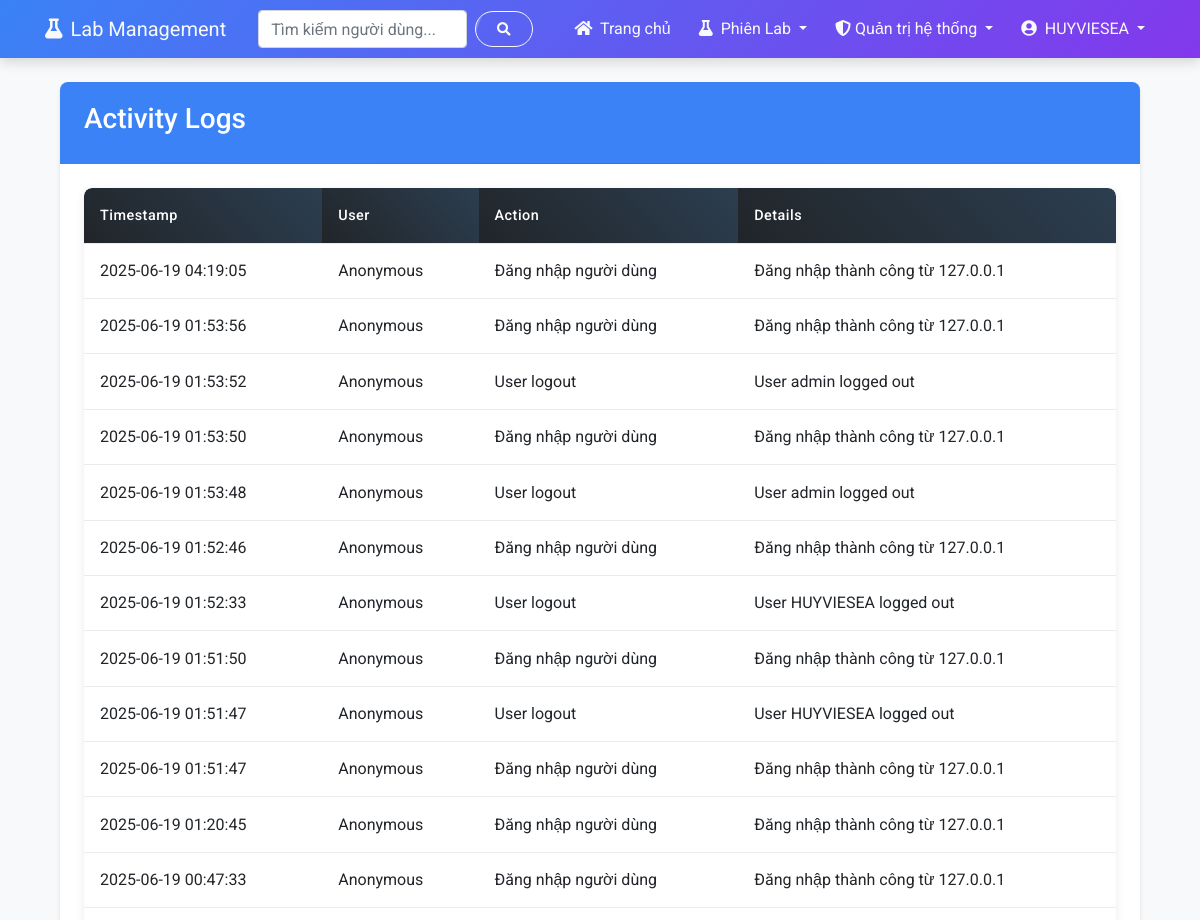
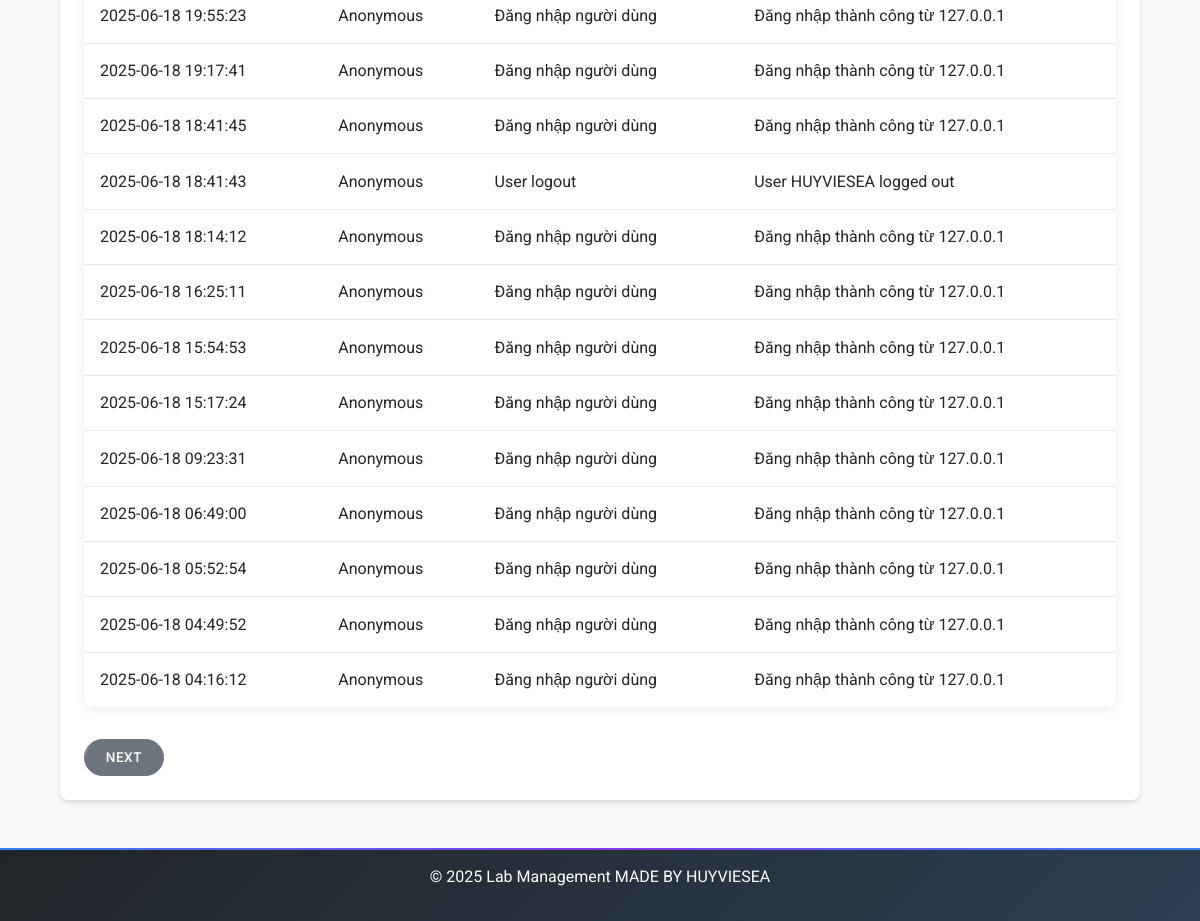
Page /admin/activity-logs (signed in) on the earlier database version (2 pictures, top to bottom).
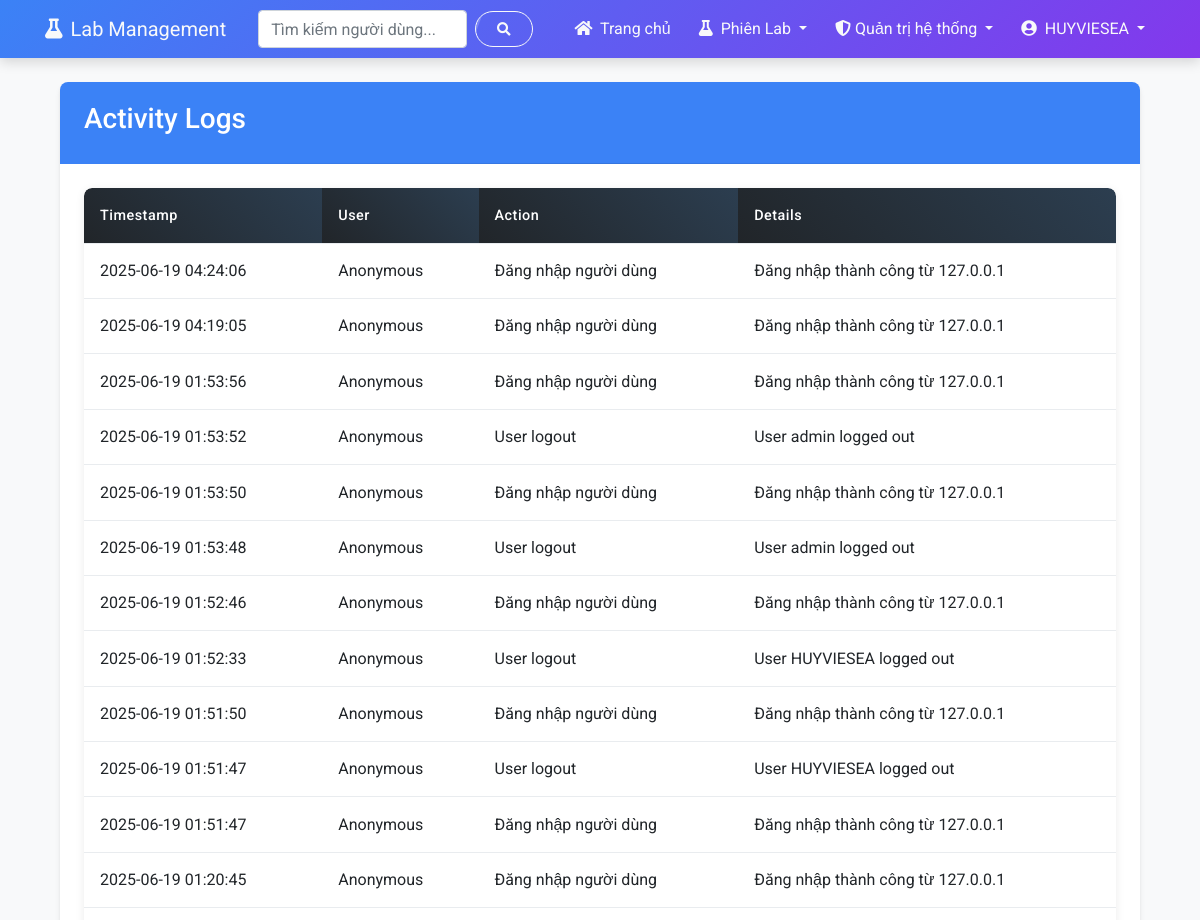
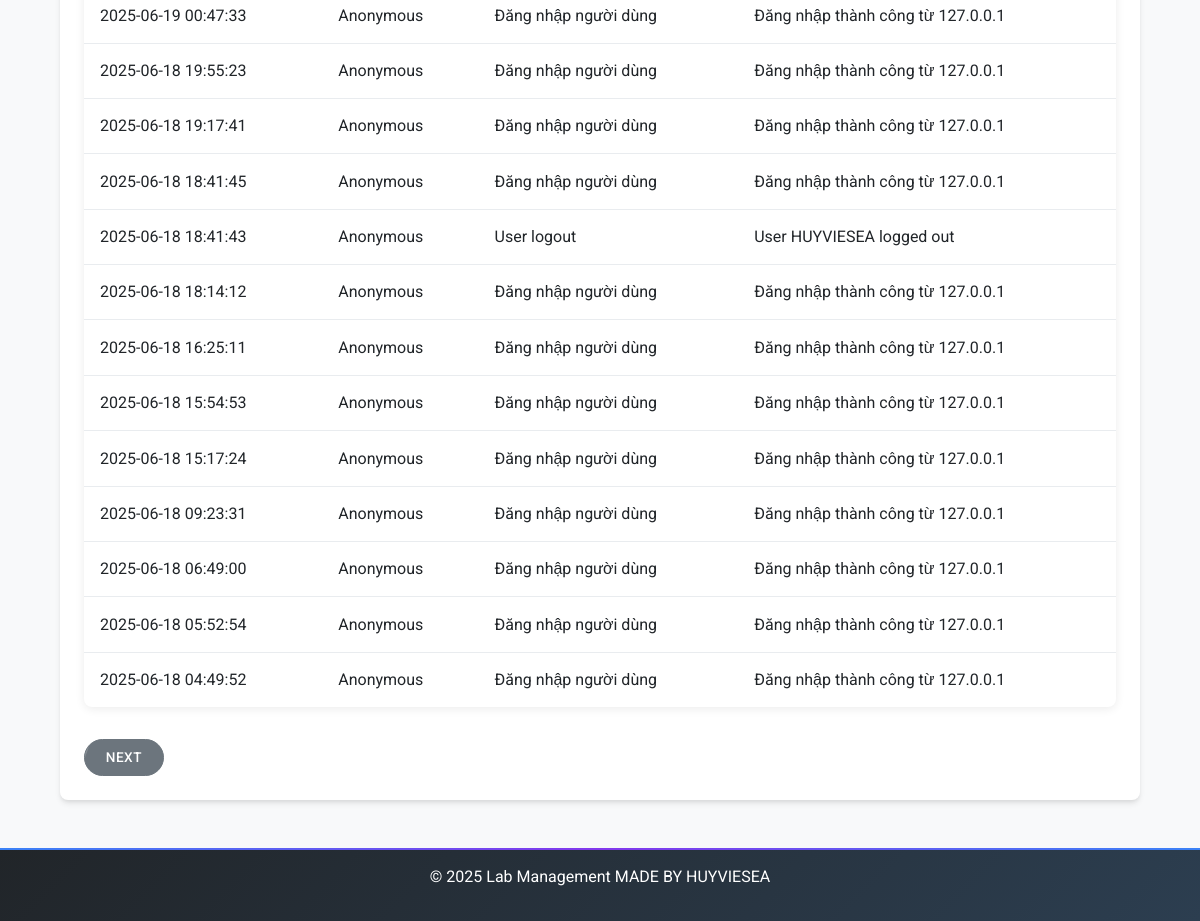
Same page on the later database version (2 pictures, top to bottom).
### app/models.py (models this page shows, shortened)
class NguoiDung(UserMixin, db.Model):
    id = db.Column(db.Integer, primary_key=True)
    ten_nguoi_dung = db.Column(db.String(80), unique=True, nullable=False)
    email = db.Column(db.String(120), unique=True, nullable=False)
    mat_khau_hash = db.Column(db.String(256))
    vai_tro = db.Column(db.String(20), default="nguoi_dung")  # quan_tri_he_thong, quan_tri_vien, nguoi_dung
    ngay_tao = db.Column(db.DateTime, default=datetime.utcnow)
    last_seen = db.Column(db.DateTime, default=datetime.utcnow)
    bio = db.Column(db.Text, nullable=True)  # Thêm trường bio cho giới thiệu bản thân
    reset_token = db.Column(db.String(100), nullable=True)
    reset_token_expiry = db.Column(db.Integer, nullable=True)  # Unix timestamp
    def is_admin(self):
        return self.vai_tro in ["quan_tri_vien", "quan_tri_he_thong"]
    def is_admin_manager(self):
        return self.vai_tro == "quan_tri_he_thong"

class NhatKyHoatDong(db.Model):
    id = db.Column(db.Integer, primary_key=True)
    nguoi_dung_ma = db.Column(db.Integer, db.ForeignKey("nguoi_dung.id"), nullable=True)
    nguoi_dung = db.relationship("NguoiDung", backref="nhat_ky")
    hanh_dong = db.Column(db.String(128), nullable=False)
    chi_tiet = db.Column(db.Text, nullable=True)
    dia_chi_ip = db.Column(db.String(45), nullable=True)
    thoi_gian = db.Column(db.DateTime, default=datetime.utcnow)

### app/routes/admin.py (the view)
@admin_bp.route('/activity-logs')
@admin_bp.route('/activity-logs/<int:page>')
@login_required
@admin_required
@cached_route(timeout=120, key_prefix='admin_activity_logs')
def activity_logs(page=1):
    per_page = CaiDatHeThong.lay_gia_tri("items_per_page", 25)
    logs = NhatKyHoatDong.query.order_by(NhatKyHoatDong.thoi_gian.desc()).paginate(
        page=page, per_page=per_page, error_out=False
    )
    return render_template("admin/admin_logs.html", logs=logs)

### app/cache/cache_manager.py (called while the page is built, shortened)
    def get_cache(self) -> Optional[Any]:
        if self.cache:
            return self.cache
        try:
            from flask import current_app
            cache_ext = current_app.extensions.get('cache')
            if cache_ext and isinstance(cache_ext, dict):
                for cache_instance in cache_ext.keys():
                    if hasattr(cache_instance, 'get') and hasattr(cache_instance, 'set') and hasattr(cache_instance, 'delete'):
                        return cache_instance
        except Exception as e:
            logger.error(f"Error getting cache: {e}")
            return None

    def record_miss(self):
        self.metrics['misses'] += 1

    def generate_cache_key(self, prefix, *args, **kwargs):
        key_parts = [prefix]
        if hasattr(g, 'current_user') and current_user.is_authenticated:
            key_parts.append(f"user_{current_user.id}")
        for arg in args:
            if isinstance(arg, (str, int, float)):
                key_parts.append(str(arg))
            else:
                key_parts.append(hashlib.md5(str(arg).encode()).hexdigest()[:8])
        for k, v in sorted(kwargs.items()):
            key_parts.append(f"{k}_{v}")
        return "_".join(key_parts)

### app/models.py (called while the page is built)
    @staticmethod
    def lay_gia_tri(khoa, mac_dinh=None):
        setting = CaiDatHeThong.query.filter_by(khoa=khoa).first()
        if setting is None:
            return mac_dinh
        if setting.kieu == "boolean":
            return setting.gia_tri.lower() in ("true", "1", "yes")
        elif setting.kieu == "integer":
            return int(setting.gia_tri) if setting.gia_tri else 0
        elif setting.kieu == "float":
            return float(setting.gia_tri) if setting.gia_tri else 0.0
        return setting.gia_tri

### app/session_handler.py (called while the page is built)
    def init_app(self, app):
        self.app = app
        @app.before_request
        def ensure_session_consistency():
            self._ensure_session_consistency()

### app/templates/admin/admin_logs.html (shortened to what this page needs)
{% extends "index.html" %}
{% block styles %}
<link rel="stylesheet" href="{{ url_for('static', filename='css/admin_tables.css') }}">
{% endblock %}
{% block content %}
{% if current_user.is_authenticated and (current_user.is_admin() or current_user.is_admin_manager()) %}
<div class="container">
    <div class="card">
        <div class="card-header bg-primary text-white">
            <h3>Activity Logs</h3>
        </div>
        <div class="card-body">
            <div class="table-responsive">
                <table class="table admin-table">
                    <thead>
                        <tr>
                            <th class="sortable">Timestamp</th>
                            <th class="sortable">User</th>
                            <th class="sortable">Action</th>
                            <th>Details</th>
                        </tr>
                    </thead>
                    <tbody>
                        {% for log in logs.items %}
                        <tr>
                            <td>{{ log.thoi_gian.strftime('%Y-%m-%d %H:%M:%S') }}</td>
                            <td>
                                {% if log.user %}
                                    {{ log.nguoi_dung.ten_nguoi_dung }}
                                {% else %}
                                    Anonymous
                                {% endif %}
                            </td>
                            <td>{{ log.hanh_dong }}</td>
                            <td>{{ log.chi_tiet }}</td>
                        </tr>
                        {% endfor %}
                    </tbody>
                </table>
            </div>
            <div class="mt-3">
            {% if logs.has_next %}
                <a href="{{ url_for('admin.activity_logs', page=logs.next_num) }}" class="btn btn-secondary">Next</a>
                {% endif %}
            </div>
        </div>
    </div>
</div>
{% else %}
<div class="alert alert-danger mt-5">Bạn không có quyền truy cập trang này.</div>
{% endif %}
{% endblock %}

### app/templates/index.html (shortened to what this page needs)
{% extends "base.html" %}

### app/templates/base.html (shortened to what this page needs)
<!DOCTYPE html>
<html lang="vi">
<head>
    <link rel="stylesheet" href="https://cdnjs.cloudflare.com/ajax/libs/font-awesome/5.15.3/css/all.min.css">
    <link rel="stylesheet" href="https://stackpath.bootstrapcdn.com/bootstrap/4.5.2/css/bootstrap.min.css">
    <link rel="stylesheet" href="{{ url_for('static', filename='css/base.css') }}">
    <link rel="stylesheet" href="{{ url_for('static', filename='css/flash_messages.css') }}">
    <link rel="stylesheet" href="{{ url_for('static', filename='css/responsive.css') }}">
    {% block styles %}{% endblock %}
</head>
<body class="{% block body_class %}{% endblock %}">
    <nav class="navbar navbar-expand-lg navbar-dark bg-primary">
        <div class="container">
            <a class="navbar-brand" href="{{ url_for('user.dashboard') if current_user.is_authenticated else url_for('auth.login') }}">
                <i class="fas fa-flask mr-2"></i>Lab Management
            </a>
            <div class="collapse navbar-collapse" id="navbarNav">
                <form class="form-inline my-2 my-lg-0 mr-auto ml-3" method="GET" action="{{ url_for('search.search') }}">
                    <input class="form-control mr-sm-2" type="search" name="q" placeholder="Tìm kiếm người dùng..." aria-label="Search">
                    <button class="btn btn-outline-light my-2 my-sm-0" type="submit">
                        <i class="fas fa-search"></i>
                    </button>
                </form>
                <ul class="navbar-nav ml-auto">
                    {% if current_user.is_authenticated %}
                        <li class="nav-item">
                            <a class="nav-link" href="{{ url_for('user.dashboard') }}">
                                <i class="fas fa-home mr-1"></i> Trang chủ
                            </a>
                        </li>
                        <li class="nav-item dropdown">
                            <a class="nav-link dropdown-toggle" href="#" id="labSessionsDropdown" role="button" data-toggle="dropdown">
                                <i class="fas fa-flask mr-1"></i> Phiên Lab
                            </a>
                        </li>
                        {% if current_user.is_admin() %}
                        <li class="nav-item dropdown">
                            <a class="nav-link dropdown-toggle" href="#" id="adminDropdown" role="button" data-toggle="dropdown">
                                {% if current_user.is_admin_manager() %}
                                <i class="fas fa-shield-alt"></i> Quản trị hệ thống
                                {% else %}
                                <i class="fas fa-user-shield"></i> Quản trị viên
                                {% endif %}
                            </a>
                        </li>
                        {% endif %}
                        <li class="nav-item dropdown">
                            <a class="nav-link dropdown-toggle" href="#" id="userDropdown" role="button" data-toggle="dropdown">
                                <i class="fas fa-user-circle mr-1"></i> {{ current_user.ten_nguoi_dung }}
                            </a>
                        </li>
                    {% endif %}
                </ul>
            </div>
        </div>
    </nav>
    <main class="container mt-4">
        {% block content %}{% endblock %}
    </main>
    <footer class="bg-dark text-white text-center py-3 mt-5">
        <p>&copy; 2025 Lab Management MADE BY HUYVIESEA
        </p>
    </footer>
</body>
</html>

### app/static/css/base.css (style rules this page uses)
body { font-family: 'Roboto', sans-serif; background-color: var(--light-bg); color: var(--text-color); line-height: 1.6; position: relative; overflow-x: hidden; }
.navbar { background: linear-gradient(135deg, var(--primary-color), var(--secondary-color)); margin-bottom: 20px; box-shadow: 0 4px 12px rgba(0, 0, 0, 0.15); border: none; transition: var(--transition); }
.navbar-dark .navbar-brand, .navbar-dark .navbar-nav .nav-link { color: var(--text-light); transition: var(--transition); }
.navbar-nav { align-items: center; }
.navbar-nav .nav-item { padding: 0 2px; }
.navbar-nav .nav-link { white-space: nowrap; }
.navbar-nav .nav-item { margin-left: 2px; }
.navbar-nav .nav-link { padding: 0.5rem 0.75rem; white-space: nowrap; }
.card { margin-bottom: 24px; border: none; border-radius: var(--border-radius); box-shadow: var(--box-shadow); transition: var(--transition); overflow: hidden; background: #ffffff; position: relative; }
.card-header { font-weight: 500; border-bottom: none; padding: 1.25rem 1.5rem; position: relative; z-index: 1; }
.card-header:after { content: ''; position: absolute; bottom: 0; left: 0; width: 100%; height: 1px; background: linear-gradient(to right, transparent, rgba(0, 0, 0, 0.1), transparent); }
.card-body { padding: 1.5rem; }
.btn { border-radius: 50px; padding: 0.5rem 1.5rem; transition: var(--transition); font-weight: 500; text-transform: uppercase; font-size: 0.85rem; letter-spacing: 0.5px; position: relative; overflow: hidden; }
.btn:after { content: ''; position: absolute; top: 0; left: -100%; width: 100%; height: 100%; background: rgba(255, 255, 255, 0.2); transform: skewX(-20deg); transition: all 0.6s ease; }
.table { box-shadow: var(--box-shadow); border-radius: var(--border-radius); overflow: hidden; margin-bottom: 2rem; }
.table thead th { background: linear-gradient(45deg, var(--dark-bg), #2c3e50); color: var(--text-light); border: none; padding: 1rem; font-weight: 500; }
.table td { padding: 1rem; vertical-align: middle; border-top: 1px solid #e9ecef; }
footer { background: linear-gradient(135deg, var(--dark-bg), #2c3e50); color: var(--text-light); padding: 2rem 0; margin-top: 3rem; position: relative; overflow: hidden; }
footer:before { content: ''; position: absolute; top: 0; left: 0; width: 100%; height: 2px; background: linear-gradient(to right, var(--primary-color), var(--secondary-color), var(--primary-color)); }

### app/static/css/responsive.css (style rules this page uses)
:root { --breakpoint-xs: 0; --breakpoint-sm: 576px; --breakpoint-md: 768px; --breakpoint-lg: 992px; --breakpoint-xl: 1200px; }
html { font-size: 15px; scroll-behavior: smooth; }
body { overflow-x: hidden; width: 100%; min-height: 100vh; }
.container { width: 100%; padding-right: 15px; padding-left: 15px; margin-right: auto; margin-left: auto; }
@media (min-width: 576px) { html { font-size: 16px; } }
@media (min-width: 576px) { .container { max-width: 540px; } }
@media (min-width: 576px) { input, select, textarea { font-size: 0.95rem; padding: 0.6rem; } }
@media (min-width: 576px) { .btn { padding: 0.45rem 1.3rem; } }
@media (min-width: 576px) { .table td, .table th { padding: 0.8rem; } }
@media (min-width: 576px) { .card { margin-bottom: 1.5rem; } }
@media (min-width: 768px) { .container { max-width: 720px; } }
@media (min-width: 768px) { .navbar-nav { flex-direction: row; } }
@media (min-width: 768px) { .navbar-nav .nav-item { margin-left: 0.5rem; } }
@media (min-width: 768px) { .container, .form-container, .overlay-panel { transition: all 0.6s ease-in-out; } }
@media (min-width: 768px) { .admin-table thead th { padding: 1rem; font-size: 0.9rem; } }
@media (min-width: 992px) { .container { max-width: 960px; } }
@media (min-width: 992px) { .navbar-expand-lg .navbar-nav { flex-direction: row; } }
@media (min-width: 992px) { button, a, .card, .btn { transition: all 0.3s cubic-bezier(0.25, 0.8, 0.25, 1); } }
@media (min-width: 992px) { .table-responsive { overflow: visible; } }
@media (min-width: 1200px) { .container { max-width: 1140px; } }

Differences in the rows shown:
no longer on this page (row unchanged): NhatKyHoatDong: thoi_gian "2025-06-18 04:16:12", hanh_dong "Đăng nhập người dùng", chi_tiet "Đăng nhập thành công từ 127.0.0.1"
added NhatKyHoatDong: thoi_gian "2025-06-19 04:24:06", hanh_dong "Đăng nhập người dùng", chi_tiet "Đăng nhập thành công từ 127.0.0.1"
